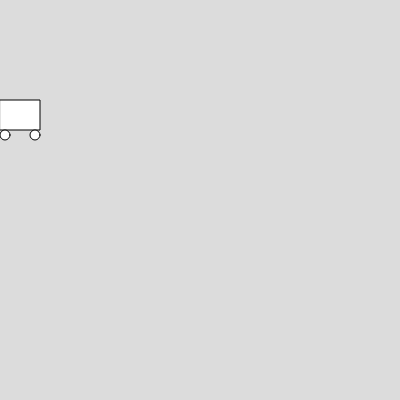
Frame 1 (no input)
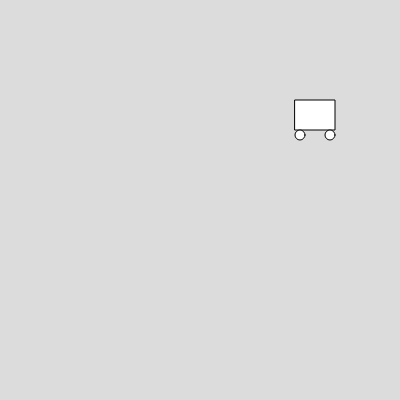
Frame 60 (no input)
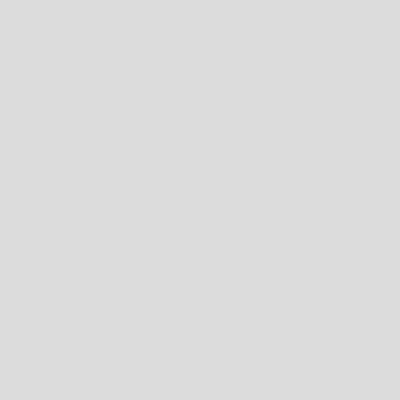
Frame 120 (the mouse pressed at the canvas centre since frame 60)

The p5.js sketch that drew these frames (run headless with seeded random() and noise() and a simulated clock; from frame 60 on, the mouse is pressed at the canvas centre):

// p5.js sketch
// ── sketch.js
let xPos=0;
function setup() {
  createCanvas(400, 400);
}

function draw() {
  background(220);
  drawCar(xPos,100);
  xPos=xPos+5;
}
function drawCar(x,y){
   rect(x,y,40,30);
  ellipse(x+5,y+35,10);
  ellipse(x+35,y+35,10);
}
